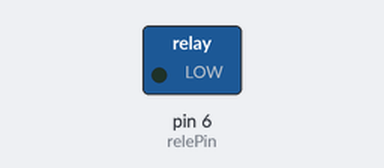
The sketch below on a simulated Arduino Uno, built with avr-gcc and run on an emulated ATmega328P. Shown: switched loads named in the sketch (green lamp = pin HIGH).

Above: at 1.5 s.
At 4.5 s:
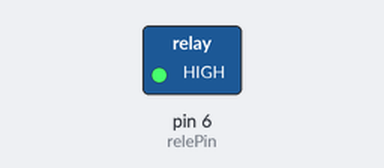
Timing chart, 0 to 7.8 s (numbered marks = the images above):
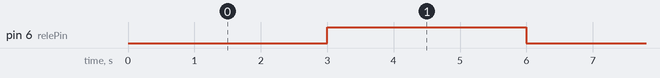

The sketch:

Lampada_ACcomRele.ino
```cpp
int relePin = 6;

void setup() {
  pinMode(relePin, OUTPUT);
}
void loop() {
  digitalWrite(relePin, LOW); // liga lâmpada
  delay(3000);
  digitalWrite(relePin, HIGH); // desliga lâmpada
  delay(3000);
}
```

Measured:
- by itself, pin 6 (relePin): alternates HIGH for 3.0 s and LOW for 3.0 s
